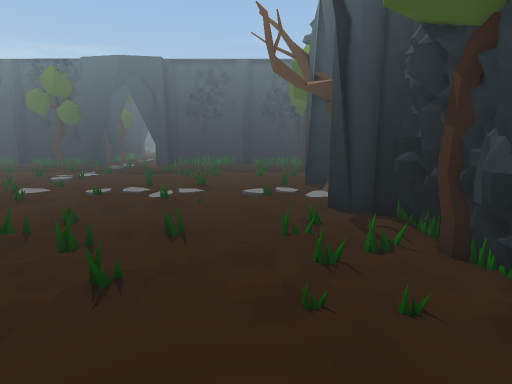
view 1 (above)

16 first-person views from a walk through a Unity game level. The camera is 1.3 m above the floor, tilts 10° down and sees 80° across. The floor is counted in squares, 0.5 m on a side. Each view is taken from the middle of a square. On the plan, view 1 faces up. The plan holds only what a view shows up to about 20 squares ahead; the rest is blank. The place goes on beyond the plan. The player character is not drawn.

view 2
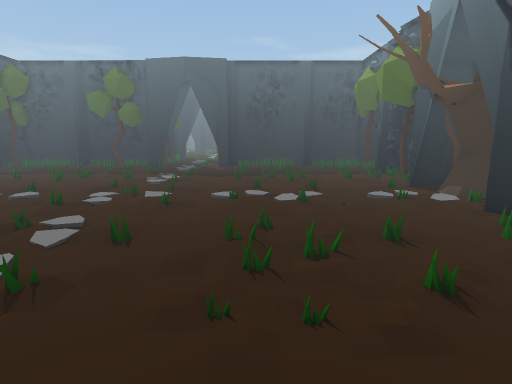

view 3
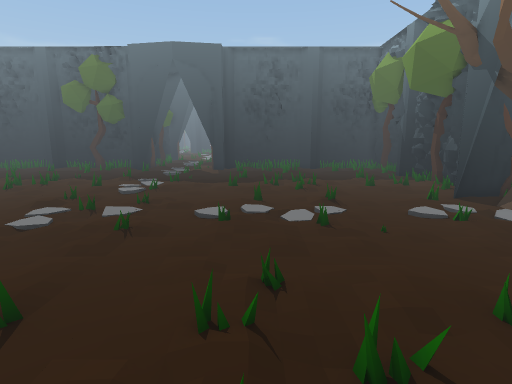

view 4
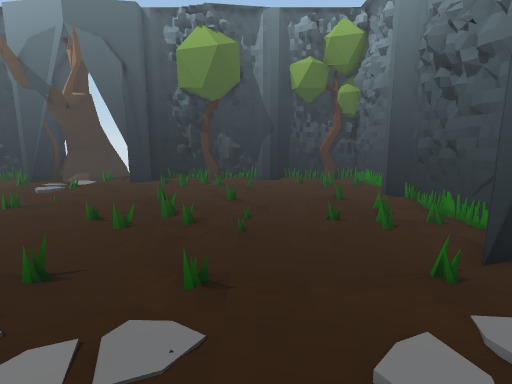

view 5
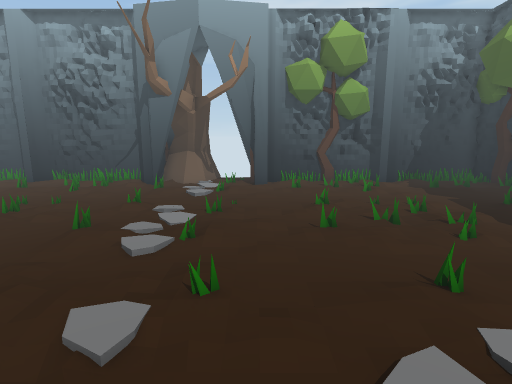

view 6
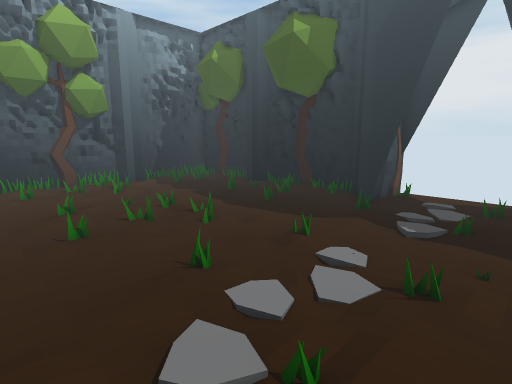

view 7
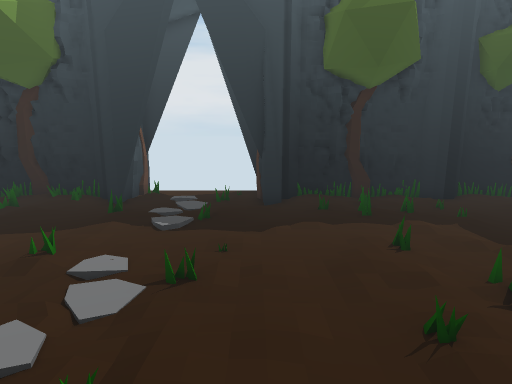

view 8
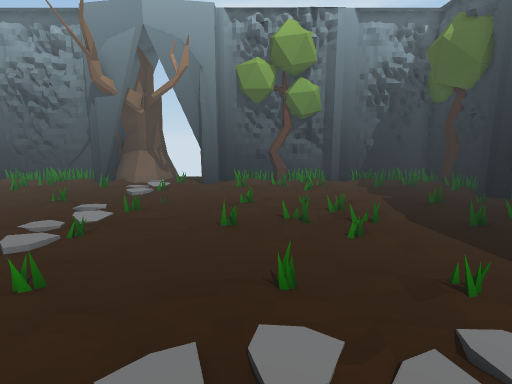

view 9
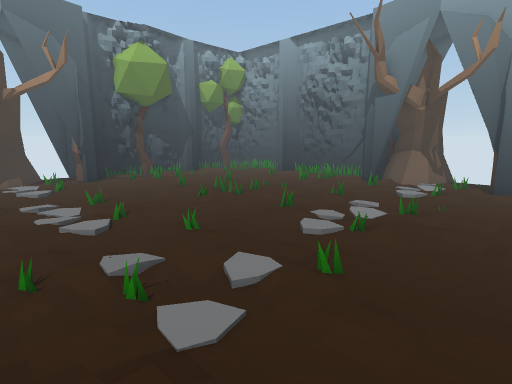

view 10
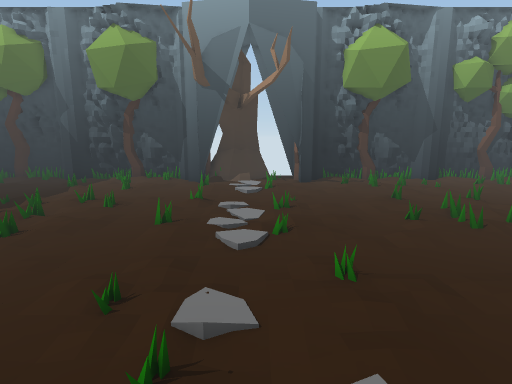

view 11
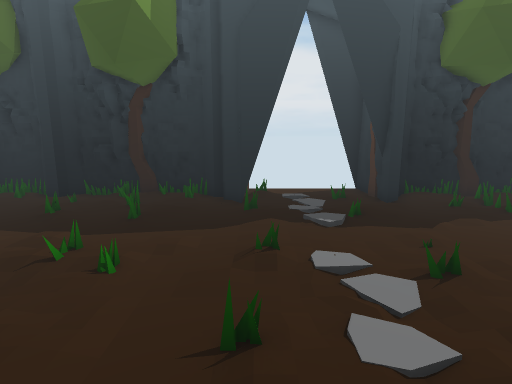

view 12
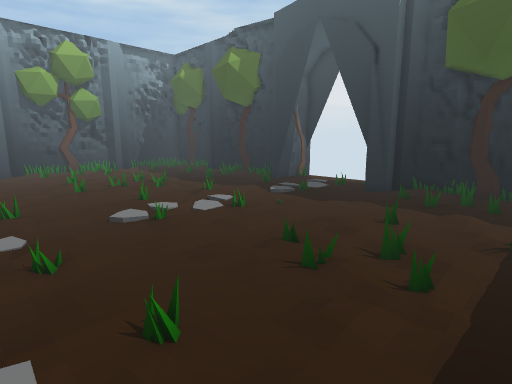

view 13
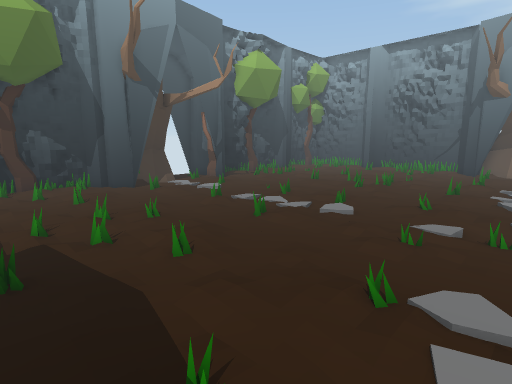

view 14
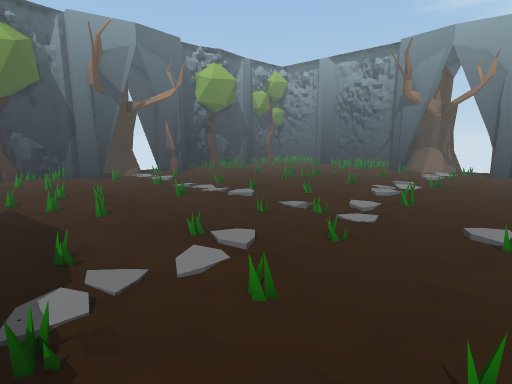

view 15
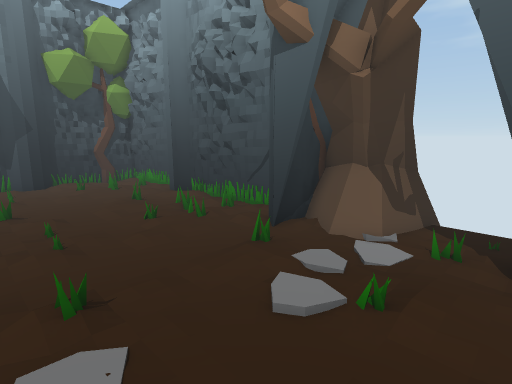

view 16
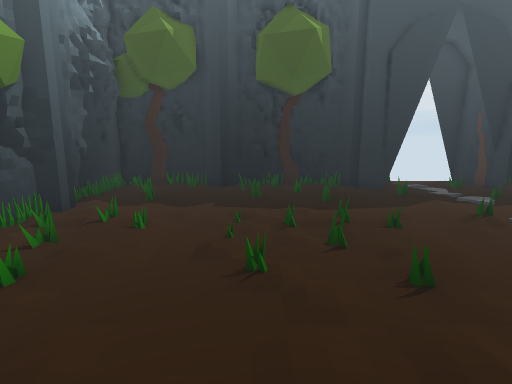

### Floor plan
Key: @ floor where view 1 was taken; # wall or solid block; x gap in a wall; . main floor; : floor 0.25 m higher than the main floor; / step, stairs or slope; = window, fence, low wall or low ledge; T tree.
Columns run from 31 left of view 1 to 6 right of it. Each row starts with its distance up from view 1.
 24   #...... ..//. .......... ........#
 23   #........../.....................#
 22   #................................#
 21   #..//............................#
 20   #=...............................#
 19   #................................##
 18   ##..............................###
 17 ####..............................###T
 16 x../..............................#TT
 15  ../...............................TT
 14  ..................................TTT
 13  ...................................
 12 ###.#.............................####
 11  ####.............................###
 10   #................................#
  9   #......./............../.........#
  8   #......//...:.........//...:.....#
  7   #.........:..............:....../#
  6   #/.....................:......//.#
  5   #=...............................#
  4   # ...............................##
  3   #................................##
  2   #.................................#
  1   #.................................#
  0   #./...................///....@../##
 -1   #............###...###...........##
 -2   ########=###### .TTT##############
 -3          ####     .TTT####
 -4                    T  T

Where each view was taken, in squares from view 1:
view 1: 0 up, 0 right, facing up
view 2: 0 up, 6 left, facing up
view 3: 4 up, 6 left, facing up
view 4: 4 up, 15 left, facing right
view 5: 17 up, 15 left, facing down
view 6: 17 up, 15 left, facing down-left
view 7: 17 up, 15 left, facing left
view 8: 17 up, 18 left, facing down
view 9: 17 up, 17 left, facing down-right
view 10: 14 up, 15 left, facing right
view 11: 12 up, 15 left, facing left
view 12: 24 up, 13 left, facing down-left
view 13: 24 up, 13 left, facing down-right
view 14: 24 up, 18 left, facing down-right
view 15: 6 up, 15 left, facing down-right
view 16: 5 up, 12 left, facing left
